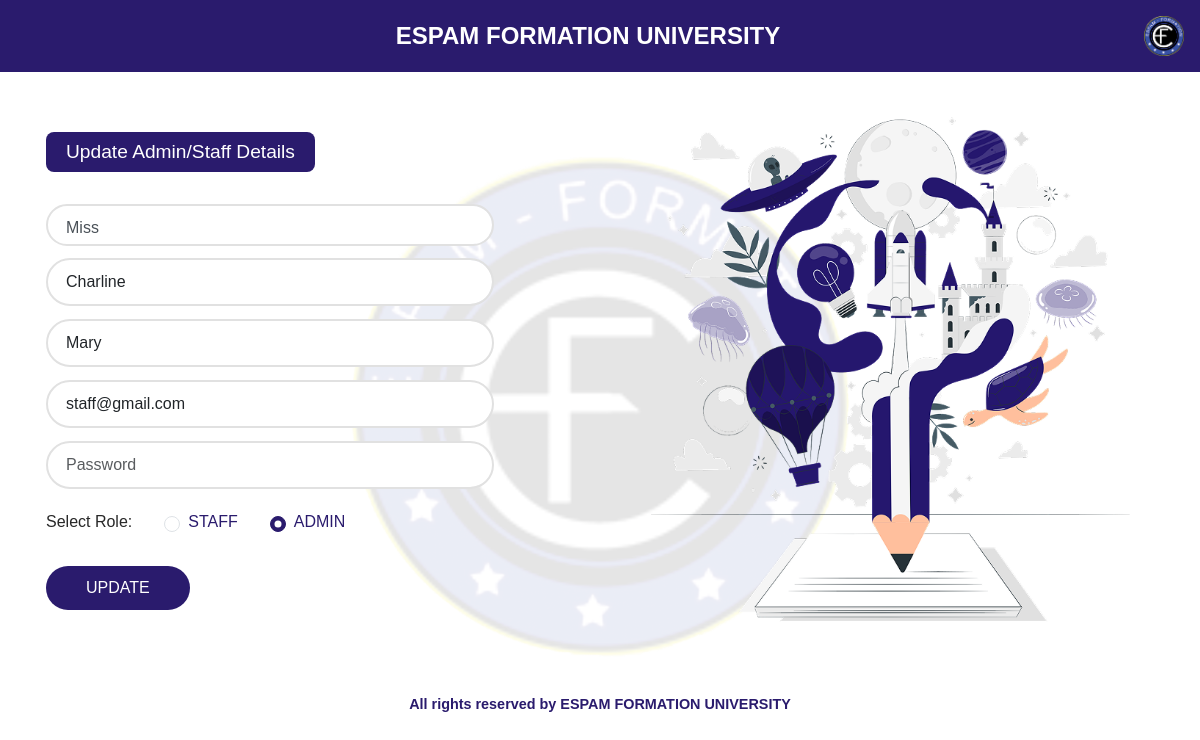
/modify_admin/8/ (signed in), run on the app's committed database.
### student_profile/models.py (models this page shows, shortened)
class AdminStaff(AbstractUser):
    TITLE_CHOICES = [
        ('Mr', 'Mr'),
        ('Mrs', 'Mrs'),
        ('Miss', 'Miss'),
        ('Doctor', 'Doctor'),
        ('Amb', 'Ambassador'),
    ]
    ROLE_CHOICES = [
        ('admin', 'Admin'),
        ('staff', 'Staff'),
    ]
    username = None  # Disable the username field
    email = models.EmailField(unique=True)
    title = models.CharField(max_length=10, choices=TITLE_CHOICES)
    role = models.CharField(max_length=5, choices=ROLE_CHOICES)
    groups = models.ManyToManyField(
        'auth.Group',
        verbose_name='groups',
        blank=True,
        related_name='adminstaff_set',
        help_text='The groups this user belongs to.'
    )
    user_permissions = models.ManyToManyField(
        'auth.Permission',
        verbose_name='user permissions',
        blank=True,
        related_name='adminstaff_set',
        help_text='Specific permissions for this user.'
    )
    objects = AdminStaffManager()
    USERNAME_FIELD = 'email'
    REQUIRED_FIELDS = ['title', 'role']
    class Meta:
        swappable = 'AUTH_USER_MODEL'

### student_profile/views.py (the view)
    def wrap(request, *args, **kwargs):
        if request.user.is_authenticated and request.user.role == 'admin':
            return view_func(request, *args, **kwargs)
        else:
            messages.error(request, "You must be logged in as an admin to access this page.")
            return redirect('login')

### student_profile/views.py (called while the page is built, shortened)
def admin_required(view_func):
    def wrap(request, *args, **kwargs):
        if request.user.is_authenticated and request.user.role == 'admin':
            return view_func(request, *args, **kwargs)
        else:
            messages.error(request, "You must be logged in as an admin to access this page.")
            return redirect('login')
    return wrap

@login_required
@admin_required
def modify_admin(request, id):
    admin_or_staff = get_object_or_404(AdminStaff, id=id)
    context = {
        'admin_or_staff': admin_or_staff,
    }
    return render(request, 'modify-admin.html', context)

### templates/modify-admin.html (shortened to what this page needs)
{% load static %}
<!DOCTYPE html>
<html lang="en">
<head>
    <link href="https://cdn.jsdelivr.net/npm/bootstrap@5.3.0/dist/css/bootstrap.min.css" rel="stylesheet">
    <link href="https://cdn.lineicons.com/4.0/lineicons.css" rel="stylesheet" />
    <link rel="stylesheet" href="https://cdnjs.cloudflare.com/ajax/libs/animate.css/4.1.1/animate.min.css">
    <link rel="stylesheet" type="text/css" href="{% static 'css/style.css' %}">
</head>
<body>
    <nav class="dashboard-nav">
        <div class="dashboard-container">
            <button class="back-btn" onclick="window.location.href='{% url 'view_admin' %}'">
            </button>
            <h1 class="dashboard-title">ESPAM FORMATION UNIVERSITY</h1>
            <img src="{% static 'images/Espam Logo.png' %}" alt="ESPAM Logo" class="nav-logo" />
        </div>
    </nav>
    <div class="main-content container">
        <div class="content-wrapper">
            <div class="row justify-content-between align-items-center mb-5">
                <div class="col-md-5">
                    <div class="login-form-container">
                        <h2 class="login-title">Update Admin/Staff Details</h2>
                        <form method="POST" action="{% url 'modify_admin' id=admin_or_staff.id %}">
                            <div class="form-group">
                                <select class="form-control" name="title" required>
                                    <option value="{{ admin_or_staff.title }}" selected>{{ admin_or_staff.title }}</option>
                                </select>
                            </div>
                            <div class="form-group">
                                <input type="text" class="form-control" placeholder="First Name" name="first_name" value="{{ admin_or_staff.first_name }}" required>
                            </div>
                            <div class="form-group">
                                <input type="text" class="form-control" placeholder="Last Name" name="last_name" value="{{ admin_or_staff.last_name }}" required>
                            </div>
                            <div class="form-group">
                                <input type="email" class="form-control" placeholder="Email" name="email" value="{{ admin_or_staff.email }}" required>
                            </div>
                            <div class="form-group">
                                <input type="password" class="form-control" placeholder="Password" name="password">
                            </div>
                            <div class="role-selection">
                                <span class="role-label">Select Role:</span>
                                <div class="form-check">
                                    <input class="form-check-input" type="radio" name="role" value="staff" id="staffRole" {% if admin_or_staff.role == 'staff' %}checked{% endif %} required>
                                    <label class="form-check-label" for="staffRole">STAFF</label>
                                </div>
                                <div class="form-check">
                                    <input class="form-check-input" type="radio" name="role" value="admin" id="adminRole" {% if admin_or_staff.role == 'admin' %}checked{% endif %} required>
                                    <label class="form-check-label" for="adminRole">ADMIN</label>
                                </div>
                            </div>
                            <button type="submit" class="login-btn"> UPDATE</button>
                        </form>
                    </div>
                </div>
                <div class="col-md-6">
                    <div class="network-image">
                        <img src="{% static 'images/addadmin.png' %}" alt="Upload Image" class="img-fluid">
                    </div>
                </div>
            </div>
        </div>
        <p class="copyright text-center">All rights reserved by ESPAM FORMATION UNIVERSITY</p>
    </div>
</body>
</html>

### static/css/style.css (style rules this page uses)
body { margin: 0; padding: 0; font-family: "Poppins", sans-serif; }
body::before { content: ""; position: fixed; top: 50%; left: 50%; transform: translate(-50%, -50%); width: 500px; overflow: hidden; margin: 0; padding: 0; height: 100vh; background-image: url("/static/images/Espam logo.png"); background-size: contain; background-repeat: no-repeat; background-position: center; opacity: 0.1; z-index: -2; }
.main-content { min-height: 100vh; display: flex; flex-direction: column; justify-content: space-between; padding: 1rem; position: relative; z-index: 1; overflow: hidden; }
.content-wrapper { flex-grow: 1; display: flex; flex-direction: column; justify-content: center; margin-top: 3rem; }
.login-form-container { margin-top: 2rem; }
.copyright { color: #2a1b6d; text-align: center; font-size: 0.9rem; margin-bottom: 5rem; font-weight: 600; animation: fadeInUp 0.8s ease-out 0.8s both; }
.login-title { background-color: #2a1b6d; color: white; padding: 8px 20px; border-radius: 8px; font-size: 1.2rem; margin-bottom: 2rem; text-align: center; display: inline-block; animation: fadeInUp 0.8s ease-out; }
.login-btn { background-color: #2a1b6d; color: white; padding: 10px 40px; border: none; border-radius: 25px; font-size: 1rem; cursor: pointer; transition: all 0.3s ease; width: auto; display: inline-block; margin-top: 1rem; }
.form-control { border: 2px solid #e1e1e1; border-radius: 25px; padding: 10px 18px; margin-bottom: 0.8rem; width: 100%; font-size: 1rem; transition: all 0.3s ease; }
.network-image { display: none; margin-top: 2rem; }
@media (min-width: 992px) { .network-image { display: block; max-height: 550px; width: 550px; margin-left: auto; } }
@media (min-width: 992px) { .network-image img { width: 100%; height: 100%; object-fit: contain; } }
.network-image img { max-width: 100%; height: auto; }
.dashboard-nav { position: fixed; top: 0; left: 0; right: 0; z-index: 1000; background-color: #2a1b6d; padding: 1rem 0; }
.dashboard-container { display: flex; justify-content: space-between; align-items: center; max-width: 1200px; margin: 0 auto; padding: 0 1rem; }
.back-btn { background: none; border: none; color: white; font-size: 1.5rem; cursor: pointer; padding: 0.5rem; }
.nav-logo { width: 40px; height: 40px; }
.dashboard-title { color: white; font-size: 1.5rem; font-weight: 600; margin: 0; }
.back-btn { background: none; border: none; color: white; font-size: 1.5rem; cursor: pointer; display: flex; align-items: center; padding: 0.5rem; }
.row { display: flex; gap: 1rem; }
.role-selection { padding: 0.5rem 0; margin-top: 0.5 rem; display: flex; align-items: center; gap: 2rem; }
.role-label { color: #282828; font-weight: 500; margin: 0; }
.form-check { margin: 0; display: inline-flex; align-items: center; gap: 0.5rem; }
.form-check-input:checked { background-color: #2a1b6d; border-color: #2a1b6d; }
.form-check-label { color: #2a1b6d; font-weight: 500; margin: 0; }
select.form-control { height: calc(2.5rem + 2px); color: #495057; }
.login-btn { margin-top: 1.5rem; }

### data on the page
AdminStaff: title "Miss", first_name "Charline", last_name "Mary", email "staff@gmail.com", role "☐ STAFF", role "☑ ADMIN"
